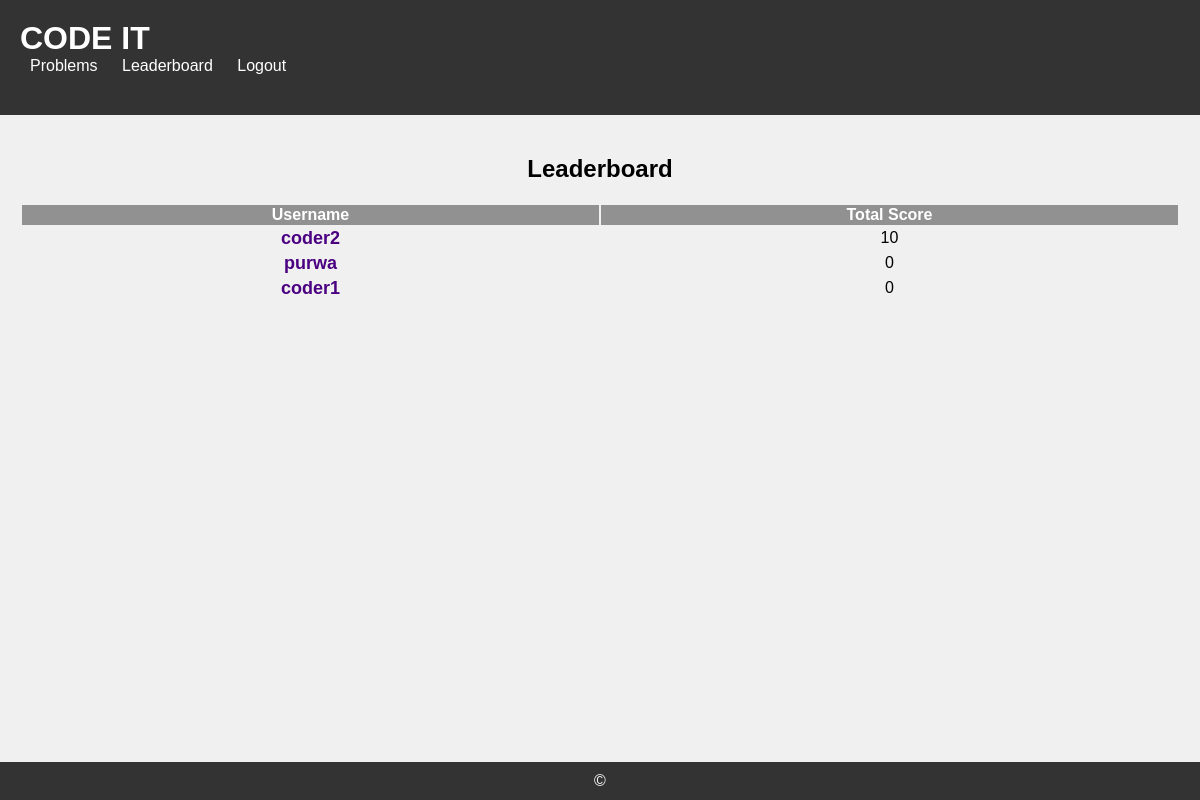
Page /judgeapp/leaderboard/ (signed in) on the earlier database version.
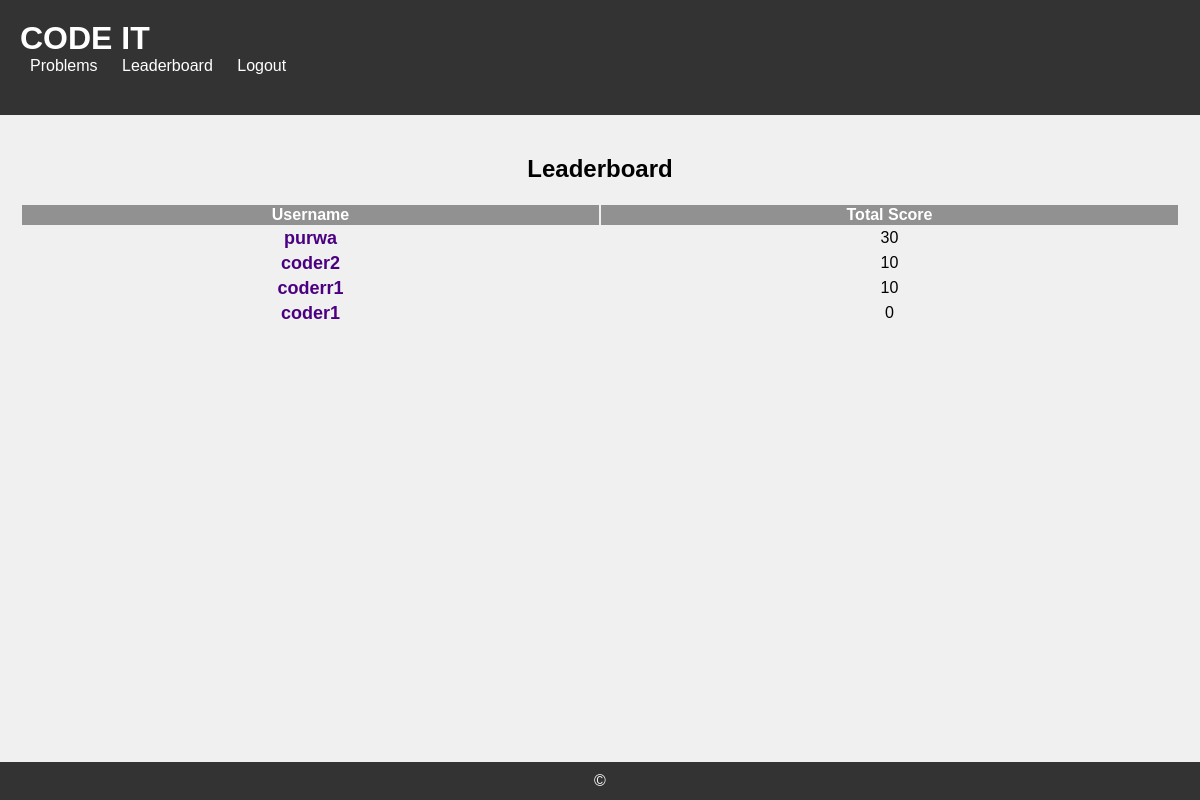
Same page on the later database version.
### judgeapp/models.py (models this page shows, shortened)
class User(AbstractUser):
    email = models.EmailField(unique=True, default="")
    score = models.IntegerField(default=0)
    num_problems_solved = models.IntegerField(default=0)
    full_name = models.CharField(max_length=50, default="")
    class Meta:
        ordering = ['-score']
    def __init__(self, *args, **kwargs):
        super().__init__(*args, **kwargs)
        self.full_name = self.first_name+" "+self.last_name

### judgeapp/views.py (the view)
# urls.py: path('leaderboard/', views.leaderboard, name='leaderboard'),
@login_required(login_url='login')
def leaderboard(request):
    coders = User.objects.all()
    return render(request, 'leaderboard.html', {'coders': coders})

### judgeapp/templates/leaderboard.html
{% extends 'base.html' %}
{% block content %}
<h2>Leaderboard</h2>
<table id="leaderboard_list" class="table table-striped" style="width:100%">
    <thead style="background-color: rgba(0, 0, 0, 0.395) !important; color:
        white !important;">
        <tr>
            <th style="width:50%"><b>Username</b></th>
            <th style="width:50%"><b>Total Score</b></th>
        </tr>
    </thead>
    <tbody>
        {% for coder in coders %}
        <tr>
            <td style="color: indigo;text-align: center;font-size: large;"><b>{{coder.username}}</b></td>
            <td style="text-align: center;">{{coder.score}}</td>
        </tr>
        {% endfor %}
    </tbody>
</table>
{% endblock %}

Differences in the rows shown:
changed User "purwa": score "0" → "30"; moves up the list
added User: username "coderr1", score "10"
